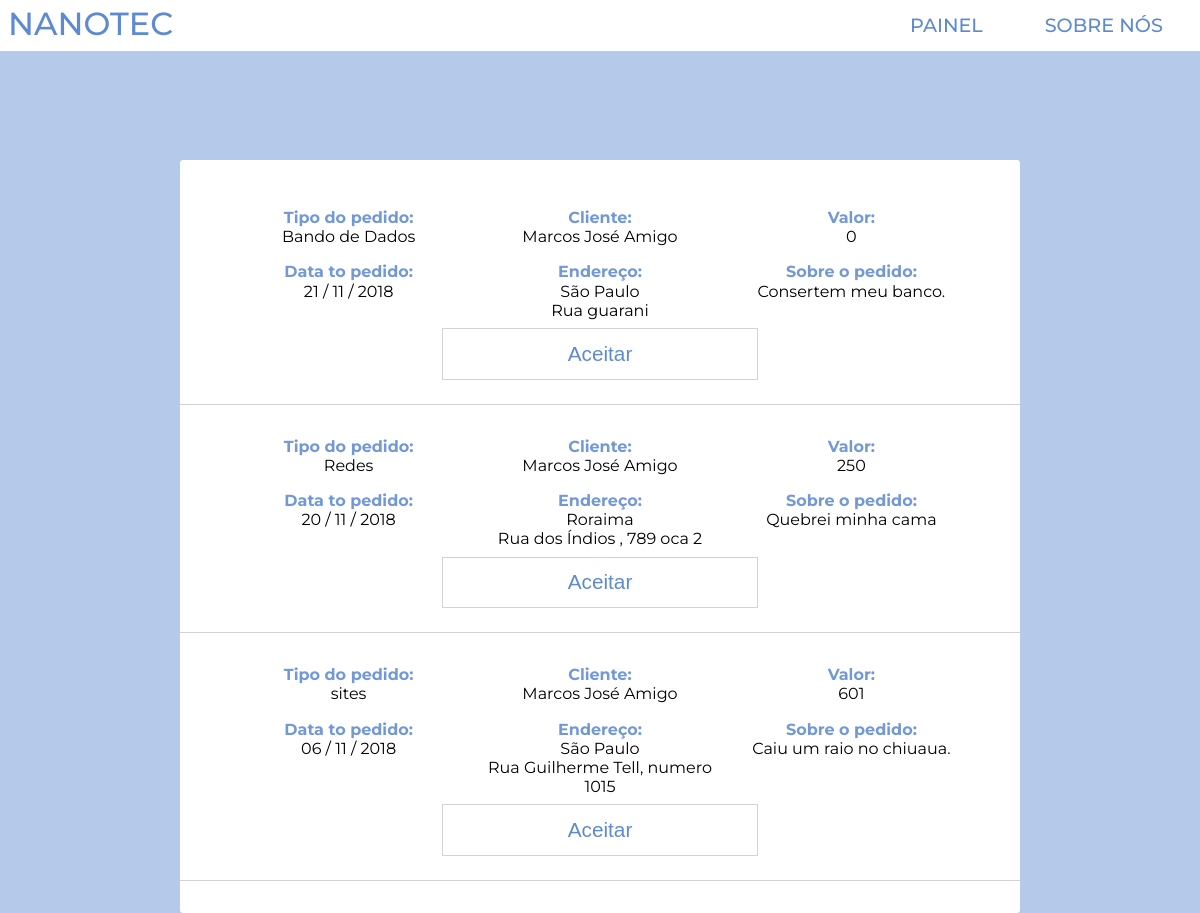
Page /view/Equipe/pedidosabertos.view.php (signed in) on the committed database.
### tables this page shows
CREATE TABLE IF NOT EXISTS `pedido` (
  `id` int(11) NOT NULL,
  `cidade` varchar(60) NOT NULL,
  `endereco` varchar(200) NOT NULL,
  `tipo_pedido` varchar(50) NOT NULL,
  `orcamento` float DEFAULT NULL,
  `observacao` text NOT NULL,
  `data_pedido` date NOT NULL,
  `status_p` varchar(30) NOT NULL,
  `id_cliente` int(11) NOT NULL,
  `id_equipe` int(11) DEFAULT NULL
);

CREATE TABLE IF NOT EXISTS `cliente` (
  `id_cliente` int(11) NOT NULL,
  `nome_cliente` char(120) NOT NULL,
  `cpf_cnpj` bigint(20) NOT NULL,
  `tipopessoa` int(10) NOT NULL,
  `empresa_cliente` varchar(120) NOT NULL,
  `endereco_cliente` varchar(300) NOT NULL,
  `telefone_cliente` int(150) NOT NULL,
  `email_cliente` varchar(120) NOT NULL,
  `senha` varchar(120) NOT NULL,
  `data_cadastro` date NOT NULL
);

### view/Equipe/pedidosabertos.view.php (the view, shortened to what this page needs)
<?php
 include "../../includes/conecta.php";
 if(!isset($_SESSION['id'])){
   header("Location:../");
 } else{
 $chave = $_SESSION['chave'];
}
include "../../includes/head.php";
 ?>
 <body id="painel">
 <header>
   <nav>
   <a href="#" class="col nanotec">NANOTEC</a>
     <ul>
       <a href='painelequipe.view.php'><li>PAINEL</li></a>
       <a href=""><li>SOBRE NÓS</li></a>
     </ul>
   </nav>
 </header>
 <main> <br> <br>
 <div class='controle'>
   <?php
     $sql = "SELECT * FROM `servico` WHERE chave_equipe = '$chave'";
     $result = mysqli_query($conn, $sql);
   if($row = $result -> fetch_assoc()){
     $banco = $row['banco_de_dados'];
     $criacao = $row['criacao_de_redes'];
     $montagem = $row['montagem_e_manutencao'];
     $sites = $row['criacao_de_sites'];
   }
   $sql = "SELECT * FROM `pedido` WHERE status_p = 'aberto' order by data_pedido desc";
   $result = $conn -> query($sql);
   while($row = $result -> fetch_assoc()){
     $id_pedido = $row['id'];
     $cidade = $row['cidade'];
     $endereco = $row['endereco'];
     $tipo = $row['tipo_pedido'];
     $orcamento = $row['orcamento'];
     $obs = $row['observacao'];
     $data_pedido = $row['data_pedido'];
     $data = date("d / m / Y", strtotime($data_pedido));
     $id_cliente = $row['id_cliente'];
     $sol = "SELECT * from `cliente` WHERE id_cliente = '$id_cliente'";
     $resultado = $conn -> query($sol);
     if($col = $resultado ->fetch_assoc()){
       $cliente = $col['nome_cliente'];
     }
     switch ($tipo) {
       case 'bancodedados':
           if ($banco) {
             echo "
   <div class='pedido'>
     <p> <b>Tipo do pedido:<br></b> Bando de Dados</p>
       <p> <b>Cliente:<br></b> $cliente</p>
       <p> <b>Valor:<br></b> $orcamento</p>
       <p> <b>Data to pedido:<br></b> $data</p>
       <p> <b>Endereço:<br></b> $cidade <br> $endereco</p>
       <p> <b>Sobre o pedido:<br></b> $obs</p>
       <form action='../../app/aceitarpedido.app.php' method='post'>
  <input type='hidden' name='idpedido' value='$id_pedido'>
  <button type='submit' name='button'>Aceitar</button>
</form>
   </div>";
           }
         break;
       case 'redes':
           if ($criacao) {
             echo "
   <div class='pedido'>
     <p> <b>Tipo do pedido:<br></b> Redes</p>
       <p> <b>Cliente:<br></b> $cliente</p>
       <p> <b>Valor:<br></b> $orcamento</p>
       <p> <b>Data to pedido:<br></b> $data</p>
       <p> <b>Endereço:<br></b> $cidade <br> $endereco</p>
       <p> <b>Sobre o pedido:<br></b> $obs</p>
       <form action='../../app/aceitarpedido.app.php' method='post'>
  <input type='hidden' name='idpedido' value='$id_pedido'>
  <button type='submit' name='button'>Aceitar</button>
</form>
   </div>";
           }
         break;
       case 'montagem':
           if ($montagem) {
             echo "
   <div class='pedido'>
     <p> <b>Tipo do pedido:<br></b> $tipo</p>
       <p> <b>Cliente:<br></b> $cliente</p>
       <p> <b>Valor:<br></b> $orcamento</p>
       <p> <b>Data to pedido:<br></b> $data</p>
       <p> <b>Endereço:<br></b> $cidade <br> $endereco</p>
       <p> <b>Sobre o pedido:<br></b> $obs</p>
       <form action='../../app/aceitarpedido.app.php' method='post'>
  <input type='hidden' name='idpedido' value='$id_pedido'>
  <button type='submit' name='button'>Aceitar</button>
</form>
   </div>";
           }
         break;
       case 'sites':
           if ($sites) {
             echo "
   <div class='pedido'>
     <p> <b>Tipo do pedido:<br></b> $tipo</p>
       <p> <b>Cliente:<br></b> $cliente</p>
       <p> <b>Valor:<br></b> $orcamento</p>
       <p> <b>Data to pedido:<br></b> $data</p>
       <p> <b>Endereço:<br></b> $cidade <br> $endereco</p>
       <p> <b>Sobre o pedido:<br></b> $obs</p>
       <form action='../../app/aceitarpedido.app.php' method='post'>
  <input type='hidden' name='idpedido' value='$id_pedido'>
  <button type='submit' name='button'>Aceitar</button>
</form>
   </div>";
           }
       default:
         break;
     }
   }
    ?>
 </div>
 </main>
 </body>

### CSS/styles.css (style rules this page uses)
html, body, div, span, object, iframe, h1, h2, h3, h4, h5, h6, p, blockquote, pre, abbr, address, cite, code, del, dfn, em, img, ins, kbd, q, samp, small, strong, sub, sup, var, b, i, dl, dt, dd, ol, ul, li, fieldset, form, label, legend, table, caption, tbody, tfoot, thead, tr, th, td, article, aside, canvas, details, figcaption, figure, footer, header, hgroup, menu, nav, section, summary, time, mark, audio, video { margin: 0; padding: 0; border: 0; outline: 0; font-size: 100%; vertical-align: baseline; background: transparent; }
body { line-height: 1; }
article, aside, details, figcaption, figure, footer, header, hgroup, menu, nav, section { display: block; }
nav ul { list-style: none; }
a { margin: 0; padding: 0; font-size: 100%; vertical-align: baseline; background: transparent; }
.col, .nanotec, nav, ul, ul a { margin: auto; vertical-align: top; display: inline-block; width: 100%; }
html { -webkit-text-size-adjust: 100%; -ms-text-size-adjust: 100%; }
* { -moz-box-sizing: border-box; -webkit-box-sizing: border-box; box-sizing: border-box; }
body { font-family: 'Montserrat', sans-serif; text-align: center; overflow-x: hidden; }
header nav { width: 100%; background-color: white; position: fixed; top: 0; left: 0; box-shadow: 0px 0px 1px lightgrey; text-align: left; z-index: 2; font-weight: 500; }
header nav .nanotec { width: 54%; position: relative; top: .5rem; left: .5rem; font-weight: 500; font-size: 2rem; color: #5e8ad1; text-decoration: none; text-align: left; }
header nav ul { width: 44%; text-align: right; }
header nav a { color: #5e8ad1; width: 29%; text-decoration: none; text-align: center; }
header nav li { font-size: 1.2rem; transition: 0.4s ease; padding: 1rem 0; }
#painel { background-color: #b5c9ea; }
.controle, .box { background-color: white; width: 70%; margin: auto; margin-top: 8rem; padding: 1rem 0; padding-bottom: 2rem; border-radius: 0.2rem; }
.controle a, .controle button, .box a, .box button { border: 1px solid lightgrey; background-color: white; padding: 0.8rem 0.4rem; width: 40%; margin: 0.8rem; color: #5e8ad1; font-weight: 500; text-decoration: none; font-size: 1.3rem; transition: 0.5s ease; cursor: pointer; }
.controle .pedido, .box .pedido { width: 100%; border-bottom: 1px solid lightgrey; padding: 1.5rem; }
.controle .pedido p, .box .pedido p { display: inline-block; line-height: 1.2rem; margin: .5rem .3rem; width: 30%; vertical-align: top; }
.controle .pedido p b, .box .pedido p b { color: #7298d7; margin: 1.5rem 0; }
.controle .pedido button, .box .pedido button { margin: auto; }

### rows in the picture
pedido: id_cliente.nome_cliente "Marcos José Amigo", orcamento "0", data_pedido "21 / 11 / 2018", cidade "São Paulo", endereco "Rua guarani", observacao "Consertem meu banco."
pedido: id_cliente.nome_cliente "Marcos José Amigo", orcamento "250", data_pedido "20 / 11 / 2018", cidade "Roraima", endereco "Rua dos Índios , 789 oca 2", observacao "Quebrei minha cama"
pedido: tipo_pedido "sites", id_cliente.nome_cliente "Marcos José Amigo", orcamento "601", data_pedido "06 / 11 / 2018", cidade "São Paulo", endereco "Rua Guilherme Tell, numero 1015", observacao "Caiu um raio no chiuaua."
